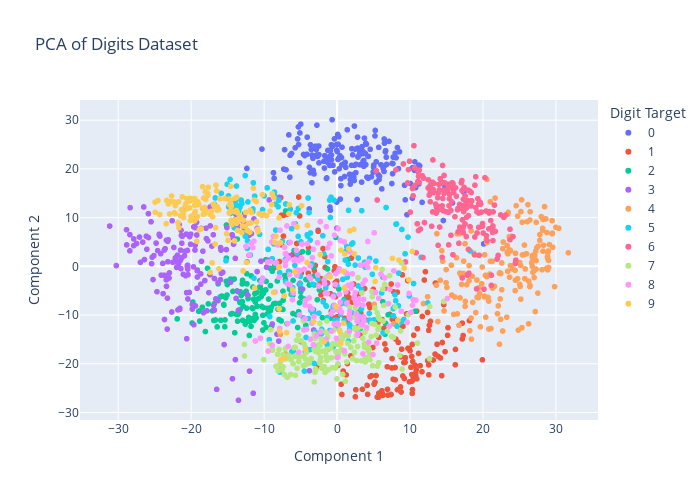

Notebook source saved alongside this figure:
### Markdown cell above
We can now plot the first two principal components of each point to learn about the data.

### Code cell
# Create a scatter plot 
fig = px.scatter(x=projected[:, 0], y=projected[:, 1], color=digits.target.astype(str),                 
                 labels={'color': 'Digit Target'},      # Labeling the color bar
                 width=700, height=500, title='PCA of Digits Dataset')

# Update the layout to add axis labels
fig.update_layout(xaxis_title='Component 1', yaxis_title='Component 2')

# Show color scale (color bar)
fig.update_traces(marker=dict(size=6, line=dict(width=0)), 
                  selector=dict(mode='markers'))

# Show the figure
fig.show()

### Figure 1 — Plotly figure (JSON) as saved in the notebook; plotly's stock layout.template omitted (floating-point values rounded to 4 significant figures; data arrays with more than 128 entries replaced by an {"elided": "..."} marker saying what was removed)
{"data": [{"hovertemplate": "Digit Target=0<br>x=%{x}<br>y=%{y}<extra></extra>", "legendgroup": "0", "marker": {"color": "#636efa", "line": {"width": 0}, "size": 6, "symbol": "circle"}, "mode": "markers", "name": "0", "showlegend": true, "type": "scattergl", "x": {"elided": "178 float values"}, "xaxis": "x", "y": {"elided": "178 float values"}, "yaxis": "y"}, {"hovertemplate": "Digit Target=1<br>x=%{x}<br>y=%{y}<extra></extra>", "legendgroup": "1", "marker": {"color": "#EF553B", "line": {"width": 0}, "size": 6, "symbol": "circle"}, "mode": "markers", "name": "1", "showlegend": true, "type": "scattergl", "x": {"elided": "182 float values"}, "xaxis": "x", "y": {"elided": "182 float values"}, "yaxis": "y"}, {"hovertemplate": "Digit Target=2<br>x=%{x}<br>y=%{y}<extra></extra>", "legendgroup": "2", "marker": {"color": "#00cc96", "line": {"width": 0}, "size": 6, "symbol": "circle"}, "mode": "markers", "name": "2", "showlegend": true, "type": "scattergl", "x": {"elided": "177 float values"}, "xaxis": "x", "y": {"elided": "177 float values"}, "yaxis": "y"}, {"hovertemplate": "Digit Target=3<br>x=%{x}<br>y=%{y}<extra></extra>", "legendgroup": "3", "marker": {"color": "#ab63fa", "line": {"width": 0}, "size": 6, "symbol": "circle"}, "mode": "markers", "name": "3", "showlegend": true, "type": "scattergl", "x": {"elided": "183 float values"}, "xaxis": "x", "y": {"elided": "183 float values"}, "yaxis": "y"}, {"hovertemplate": "Digit Target=4<br>x=%{x}<br>y=%{y}<extra></extra>", "legendgroup": "4", "marker": {"color": "#FFA15A", "line": {"width": 0}, "size": 6, "symbol": "circle"}, "mode": "markers", "name": "4", "showlegend": true, "type": "scattergl", "x": {"elided": "181 float values"}, "xaxis": "x", "y": {"elided": "181 float values"}, "yaxis": "y"}, {"hovertemplate": "Digit Target=5<br>x=%{x}<br>y=%{y}<extra></extra>", "legendgroup": "5", "marker": {"color": "#19d3f3", "line": {"width": 0}, "size": 6, "symbol": "circle"}, "mode": "markers", "name": "5", "showlegend": true, "type": "scattergl", "x": {"elided": "182 float values"}, "xaxis": "x", "y": {"elided": "182 float values"}, "yaxis": "y"}, {"hovertemplate": "Digit Target=6<br>x=%{x}<br>y=%{y}<extra></extra>", "legendgroup": "6", "marker": {"color": "#FF6692", "line": {"width": 0}, "size": 6, "symbol": "circle"}, "mode": "markers", "name": "6", "showlegend": true, "type": "scattergl", "x": {"elided": "181 float values"}, "xaxis": "x", "y": {"elided": "181 float values"}, "yaxis": "y"}, {"hovertemplate": "Digit Target=7<br>x=%{x}<br>y=%{y}<extra></extra>", "legendgroup": "7", "marker": {"color": "#B6E880", "line": {"width": 0}, "size": 6, "symbol": "circle"}, "mode": "markers", "name": "7", "showlegend": true, "type": "scattergl", "x": {"elided": "179 float values"}, "xaxis": "x", "y": {"elided": "179 float values"}, "yaxis": "y"}, {"hovertemplate": "Digit Target=8<br>x=%{x}<br>y=%{y}<extra></extra>", "legendgroup": "8", "marker": {"color": "#FF97FF", "line": {"width": 0}, "size": 6, "symbol": "circle"}, "mode": "markers", "name": "8", "showlegend": true, "type": "scattergl", "x": {"elided": "174 float values"}, "xaxis": "x", "y": {"elided": "174 float values"}, "yaxis": "y"}, {"hovertemplate": "Digit Target=9<br>x=%{x}<br>y=%{y}<extra></extra>", "legendgroup": "9", "marker": {"color": "#FECB52", "line": {"width": 0}, "size": 6, "symbol": "circle"}, "mode": "markers", "name": "9", "showlegend": true, "type": "scattergl", "x": {"elided": "180 float values"}, "xaxis": "x", "y": {"elided": "180 float values"}, "yaxis": "y"}], "layout": {"height": 500, "legend": {"title": {"text": "Digit Target"}, "tracegroupgap": 0}, "title": {"text": "PCA of Digits Dataset"}, "width": 700, "xaxis": {"anchor": "y", "domain": [0, 1], "title": {"text": "Component 1"}}, "yaxis": {"anchor": "x", "domain": [0, 1], "title": {"text": "Component 2"}}}}
